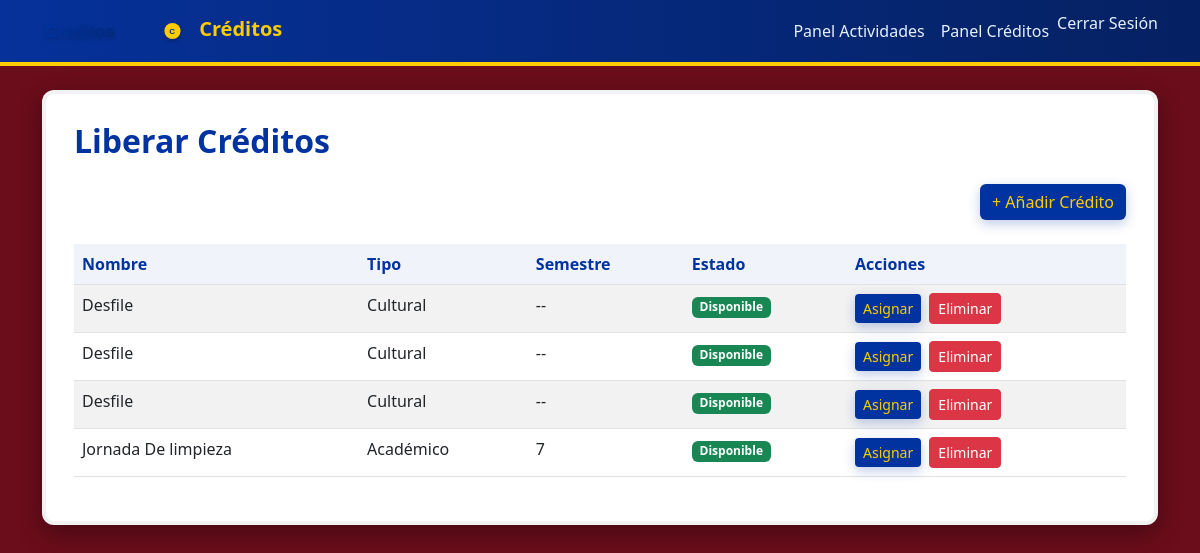
Page /creditos/ (signed in) on the committed database.
### creditos/models.py (models this page shows, shortened)
class Credito(models.Model):
    TIPOS = (
        ('academico', 'Académico'),
        ('cultural', 'Cultural'),
        ('deportivo', 'Deportivo'),
    )
    alumno = models.ForeignKey(Usuario, on_delete=models.SET_NULL, null=True, blank=True, related_name='creditos')
    nombre = models.CharField(max_length=100, default="")
    tipo = models.CharField(max_length=20, choices=TIPOS)
    semestre = models.CharField(max_length=10)
    numero_control = models.CharField(max_length=30, blank=True)
    fecha_liberacion = models.DateField(blank=True, null=True)
    liberado = models.BooleanField(default=False)
    firmado_alumno = models.BooleanField(default=False)
    firmado_admin = models.BooleanField(default=False)
    firmado_docente = models.BooleanField(default=False)
    firmado_admin_por = models.ForeignKey(Usuario, on_delete=models.SET_NULL, null=True, blank=True, related_name='creditos_firmados_admin')
    firmado_admin_en = models.DateTimeField(null=True, blank=True)
    firmado_docente_por = models.ForeignKey(Usuario, on_delete=models.SET_NULL, null=True, blank=True, related_name='creditos_firmados_docente')
    firmado_docente_en = models.DateTimeField(null=True, blank=True)
    firmado_alumno_por = models.ForeignKey(Usuario, on_delete=models.SET_NULL, null=True, blank=True, related_name='creditos_firmados_alumno')
    firmado_alumno_en = models.DateTimeField(null=True, blank=True)

### creditos/views.py (the view)
# urls.py: path('', views.panel_creditos, name='panel_creditos'),
@login_required
def panel_creditos(request):
    is_admin = getattr(request.user, 'es_admin_creditos', False) or request.user.is_staff
    if not is_admin:
        return redirect('/inicio/')
    creditos = Credito.objects.order_by('-id')
    return render(request, 'creditos/panel_creditos.html', {'creditos': creditos})

### creditos/templates/creditos/panel_creditos.html (shortened to what this page needs)
{% extends 'usuarios/base.html' %}
{% block content %}
<h2 class="page-title mb-4">Liberar Créditos</h2>
<div class="d-flex justify-content-between align-items-center mb-4">
  <a href="{% url 'crear_credito' %}" class="btn btn-primary">+ Añadir Crédito</a>
</div>
<div class="table-responsive">
  <table class="table table-striped">
    <thead>
      <tr>
        <th>Nombre</th>
        <th>Tipo</th>
        <th>Semestre</th>
        <th>Estado</th>
        <th>Acciones</th>
      </tr>
    </thead>
    <tbody>
      {% for credito in creditos %}
        <tr>
          <td>{{ credito.nombre }}</td>
          <td>{{ credito.get_tipo_display }}</td>
          <td>{{ credito.semestre }}</td>
          <td>
            {% if credito.liberado %}
              <span class="badge bg-success">Disponible</span>
            {% else %}
              <span class="badge bg-warning">Pendiente</span>
            {% endif %}
          </td>
          <td>
            <a href="{% url 'asignar_credito' credito.id %}" class="btn btn-sm btn-primary">Asignar</a>
            <form method="post" action="{% url 'eliminar_credito' credito.id %}" class="d-inline ms-1" onsubmit="return confirm('¿Eliminar crédito "{{ credito.nombre }}"? Esta acción no se puede deshacer.');">
              <button type="submit" class="btn btn-sm btn-danger">Eliminar</button>
            </form>
          </td>
        </tr>
      {% empty %}
        <tr>
          <td colspan="5" class="text-center text-muted">No hay créditos registrados.</td>
        </tr>
      {% endfor %}
    </tbody>
  </table>
</div>
{% endblock %}

### static/css/estilo.css (style rules this page uses)
:root { --tinto: #6b0d1b; --azul: #0033a0; --amarillo: #ffcc00; --card-bg: #ffffff; --muted: #6c757d; }
html, body { height: 100%; }
body { background-color: var(--tinto); color: #222; font-family: 'Segoe UI', Roboto, Arial, sans-serif; }
.page-title { color: var(--azul); font-weight: 700; }
.btn-primary { background-color: var(--azul) !important; color: var(--amarillo) !important; border: none !important; box-shadow: 0 4px 12px rgba(0,51,160,0.25); }
.table thead th { background: rgba(0,51,160,0.06); color: var(--azul); }

### rows in the picture
Credito: nombre "Desfile", tipo "Cultural", semestre "--", liberado "Disponible"
Credito: nombre "Desfile", tipo "Cultural", semestre "--", liberado "Disponible"
Credito: nombre "Desfile", tipo "Cultural", semestre "--", liberado "Disponible"
Credito: nombre "Jornada De limpieza", tipo "Académico", semestre "7", liberado "Disponible"
